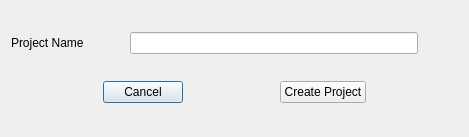
<?xml version="1.0" encoding="UTF-8"?>
<ui version="4.0">
 <class>Dialog</class>
 <widget class="QDialog" name="Dialog">
  <property name="windowModality">
   <enum>Qt::WindowModal</enum>
  </property>
  <property name="geometry">
   <rect>
    <x>0</x>
    <y>0</y>
    <width>469</width>
    <height>137</height>
   </rect>
  </property>
  <property name="windowTitle">
   <string>Dialog</string>
  </property>
  <layout class="QVBoxLayout" name="verticalLayout">
   <item>
    <layout class="QHBoxLayout" name="horizontalLayout_2">
     <item>
      <widget class="QLabel" name="label">
       <property name="text">
        <string>Project Name</string>
       </property>
      </widget>
     </item>
     <item>
      <spacer name="horizontalSpacer">
       <property name="orientation">
        <enum>Qt::Horizontal</enum>
       </property>
       <property name="sizeType">
        <enum>QSizePolicy::Preferred</enum>
       </property>
       <property name="sizeHint" stdset="0">
        <size>
         <width>40</width>
         <height>20</height>
        </size>
       </property>
      </spacer>
     </item>
     <item>
      <widget class="QLineEdit" name="lineEdit"/>
     </item>
     <item>
      <spacer name="horizontalSpacer_2">
       <property name="orientation">
        <enum>Qt::Horizontal</enum>
       </property>
       <property name="sizeType">
        <enum>QSizePolicy::Preferred</enum>
       </property>
       <property name="sizeHint" stdset="0">
        <size>
         <width>40</width>
         <height>20</height>
        </size>
       </property>
      </spacer>
     </item>
    </layout>
   </item>
   <item>
    <layout class="QHBoxLayout" name="horizontalLayout_3">
     <item>
      <spacer name="horizontalSpacer_3">
       <property name="orientation">
        <enum>Qt::Horizontal</enum>
       </property>
       <property name="sizeHint" stdset="0">
        <size>
         <width>40</width>
         <height>20</height>
        </size>
       </property>
      </spacer>
     </item>
     <item>
      <widget class="QPushButton" name="pushButton_2">
       <property name="text">
        <string>Cancel</string>
       </property>
      </widget>
     </item>
     <item>
      <spacer name="horizontalSpacer_4">
       <property name="orientation">
        <enum>Qt::Horizontal</enum>
       </property>
       <property name="sizeHint" stdset="0">
        <size>
         <width>40</width>
         <height>20</height>
        </size>
       </property>
      </spacer>
     </item>
     <item>
      <widget class="QPushButton" name="pushButton">
       <property name="text">
        <string>Create Project</string>
       </property>
      </widget>
     </item>
     <item>
      <spacer name="horizontalSpacer_5">
       <property name="orientation">
        <enum>Qt::Horizontal</enum>
       </property>
       <property name="sizeHint" stdset="0">
        <size>
         <width>40</width>
         <height>20</height>
        </size>
       </property>
      </spacer>
     </item>
    </layout>
   </item>
  </layout>
 </widget>
 <resources/>
 <connections/>
</ui>
